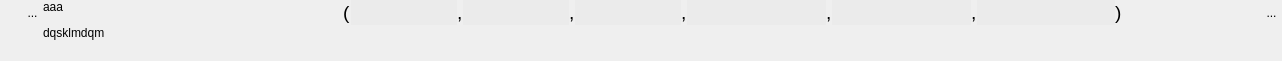
<?xml version="1.0" encoding="UTF-8"?>
<ui version="4.0">
 <class>WidgetTuple6</class>
 <widget class="QWidget" name="WidgetTuple6">
  <property name="geometry">
   <rect>
    <x>0</x>
    <y>0</y>
    <width>1282</width>
    <height>61</height>
   </rect>
  </property>
  <property name="sizePolicy">
   <sizepolicy hsizetype="Preferred" vsizetype="Minimum">
    <horstretch>0</horstretch>
    <verstretch>0</verstretch>
   </sizepolicy>
  </property>
  <property name="minimumSize">
   <size>
    <width>0</width>
    <height>0</height>
   </size>
  </property>
  <property name="windowTitle">
   <string>Form</string>
  </property>
  <layout class="QHBoxLayout" name="horizontalLayout_3">
   <property name="spacing">
    <number>0</number>
   </property>
   <property name="leftMargin">
    <number>1</number>
   </property>
   <property name="topMargin">
    <number>0</number>
   </property>
   <property name="rightMargin">
    <number>0</number>
   </property>
   <property name="bottomMargin">
    <number>1</number>
   </property>
   <item>
    <layout class="QVBoxLayout" name="verticalLayout_2">
     <property name="spacing">
      <number>0</number>
     </property>
     <item>
      <layout class="QHBoxLayout" name="horizontalLayout_2">
       <property name="spacing">
        <number>0</number>
       </property>
       <property name="sizeConstraint">
        <enum>QLayout::SetFixedSize</enum>
       </property>
       <item>
        <spacer name="horizontalSpacer_3">
         <property name="orientation">
          <enum>Qt::Horizontal</enum>
         </property>
         <property name="sizeType">
          <enum>QSizePolicy::Fixed</enum>
         </property>
         <property name="sizeHint" stdset="0">
          <size>
           <width>21</width>
           <height>20</height>
          </size>
         </property>
        </spacer>
       </item>
       <item>
        <widget class="MonBoutonValide" name="RBValide">
         <property name="minimumSize">
          <size>
           <width>21</width>
           <height>25</height>
          </size>
         </property>
         <property name="maximumSize">
          <size>
           <width>21</width>
           <height>25</height>
          </size>
         </property>
         <property name="focusPolicy">
          <enum>Qt::ClickFocus</enum>
         </property>
         <property name="toolTip">
          <string>Affiche le rapport de validation du mot-clef</string>
         </property>
         <property name="styleSheet">
          <string notr="true">border : 0px</string>
         </property>
         <property name="text">
          <string>...</string>
         </property>
         <property name="icon">
          <iconset>
           <normaloff>../Editeur/icons/ast-green-ball.png</normaloff>../Editeur/icons/ast-green-ball.png</iconset>
         </property>
         <property name="iconSize">
          <size>
           <width>25</width>
           <height>25</height>
          </size>
         </property>
        </widget>
       </item>
      </layout>
     </item>
     <item>
      <spacer name="verticalSpacer_2">
       <property name="orientation">
        <enum>Qt::Vertical</enum>
       </property>
       <property name="sizeHint" stdset="0">
        <size>
         <width>20</width>
         <height>5</height>
        </size>
       </property>
      </spacer>
     </item>
    </layout>
   </item>
   <item>
    <widget class="MonLabelClic" name="label">
     <property name="sizePolicy">
      <sizepolicy hsizetype="Fixed" vsizetype="Preferred">
       <horstretch>0</horstretch>
       <verstretch>0</verstretch>
      </sizepolicy>
     </property>
     <property name="minimumSize">
      <size>
       <width>300</width>
       <height>25</height>
      </size>
     </property>
     <property name="maximumSize">
      <size>
       <width>178</width>
       <height>16777215</height>
      </size>
     </property>
     <property name="frameShape">
      <enum>QFrame::NoFrame</enum>
     </property>
     <property name="text">
      <string>&lt;html&gt;&lt;head/&gt;&lt;body&gt;&lt;p&gt;aaa&lt;/p&gt;&lt;p&gt;dqsklmdqm&lt;/p&gt;&lt;/body&gt;&lt;/html&gt;</string>
     </property>
     <property name="scaledContents">
      <bool>false</bool>
     </property>
     <property name="alignment">
      <set>Qt::AlignLeading|Qt::AlignLeft|Qt::AlignTop</set>
     </property>
    </widget>
   </item>
   <item>
    <layout class="QVBoxLayout" name="verticalLayout">
     <item>
      <layout class="QHBoxLayout" name="horizontalLayout">
       <item>
        <widget class="QLabel" name="label_2">
         <property name="text">
          <string>&lt;html&gt;&lt;head/&gt;&lt;body&gt;&lt;p&gt;&lt;span style=&quot; font-size:14pt;&quot;&gt;(&lt;/span&gt;&lt;/p&gt;&lt;/body&gt;&lt;/html&gt;</string>
         </property>
        </widget>
       </item>
       <item>
        <widget class="QLineEdit" name="lineEditVal1">
         <property name="sizePolicy">
          <sizepolicy hsizetype="Preferred" vsizetype="Fixed">
           <horstretch>0</horstretch>
           <verstretch>0</verstretch>
          </sizepolicy>
         </property>
         <property name="minimumSize">
          <size>
           <width>0</width>
           <height>25</height>
          </size>
         </property>
         <property name="maximumSize">
          <size>
           <width>805</width>
           <height>16777215</height>
          </size>
         </property>
         <property name="styleSheet">
          <string notr="true">background:rgb(235,235,235);
border:0px;</string>
         </property>
        </widget>
       </item>
       <item>
        <widget class="QLabel" name="label_4">
         <property name="text">
          <string>&lt;html&gt;&lt;head/&gt;&lt;body&gt;&lt;p&gt;&lt;span style=&quot; font-size:14pt;&quot;&gt;,&lt;/span&gt;&lt;/p&gt;&lt;/body&gt;&lt;/html&gt;</string>
         </property>
        </widget>
       </item>
       <item>
        <widget class="QLineEdit" name="lineEditVal2">
         <property name="sizePolicy">
          <sizepolicy hsizetype="Preferred" vsizetype="Fixed">
           <horstretch>0</horstretch>
           <verstretch>0</verstretch>
          </sizepolicy>
         </property>
         <property name="minimumSize">
          <size>
           <width>0</width>
           <height>25</height>
          </size>
         </property>
         <property name="maximumSize">
          <size>
           <width>805</width>
           <height>16777215</height>
          </size>
         </property>
         <property name="focusPolicy">
          <enum>Qt::StrongFocus</enum>
         </property>
         <property name="styleSheet">
          <string notr="true">background:rgb(235,235,235);
border:0px;</string>
         </property>
        </widget>
       </item>
       <item>
        <widget class="QLabel" name="label_3">
         <property name="text">
          <string>&lt;html&gt;&lt;head/&gt;&lt;body&gt;&lt;p&gt;&lt;span style=&quot; font-size:14pt;&quot;&gt;,&lt;/span&gt;&lt;/p&gt;&lt;/body&gt;&lt;/html&gt;</string>
         </property>
        </widget>
       </item>
       <item>
        <widget class="QLineEdit" name="lineEditVal3">
         <property name="sizePolicy">
          <sizepolicy hsizetype="Preferred" vsizetype="Fixed">
           <horstretch>0</horstretch>
           <verstretch>0</verstretch>
          </sizepolicy>
         </property>
         <property name="minimumSize">
          <size>
           <width>0</width>
           <height>25</height>
          </size>
         </property>
         <property name="maximumSize">
          <size>
           <width>805</width>
           <height>16777215</height>
          </size>
         </property>
         <property name="focusPolicy">
          <enum>Qt::StrongFocus</enum>
         </property>
         <property name="styleSheet">
          <string notr="true">background:rgb(235,235,235);
border:0px;</string>
         </property>
        </widget>
       </item>
       <item>
        <widget class="QLabel" name="label_8">
         <property name="text">
          <string>&lt;html&gt;&lt;head/&gt;&lt;body&gt;&lt;p&gt;&lt;span style=&quot; font-size:14pt;&quot;&gt;,&lt;/span&gt;&lt;/p&gt;&lt;/body&gt;&lt;/html&gt;</string>
         </property>
        </widget>
       </item>
       <item>
        <widget class="LECustomTuple" name="lineEditVal_4">
         <property name="sizePolicy">
          <sizepolicy hsizetype="Expanding" vsizetype="Fixed">
           <horstretch>0</horstretch>
           <verstretch>0</verstretch>
          </sizepolicy>
         </property>
         <property name="minimumSize">
          <size>
           <width>0</width>
           <height>25</height>
          </size>
         </property>
         <property name="maximumSize">
          <size>
           <width>10000</width>
           <height>16777215</height>
          </size>
         </property>
         <property name="focusPolicy">
          <enum>Qt::StrongFocus</enum>
         </property>
         <property name="styleSheet">
          <string notr="true">background:rgb(235,235,235);
border:0px;</string>
         </property>
        </widget>
       </item>
       <item>
        <widget class="QLabel" name="label_9">
         <property name="text">
          <string>&lt;html&gt;&lt;head/&gt;&lt;body&gt;&lt;p&gt;&lt;span style=&quot; font-size:14pt;&quot;&gt;,&lt;/span&gt;&lt;/p&gt;&lt;/body&gt;&lt;/html&gt;</string>
         </property>
        </widget>
       </item>
       <item>
        <widget class="LECustomTuple" name="lineEditVal_5">
         <property name="sizePolicy">
          <sizepolicy hsizetype="Expanding" vsizetype="Fixed">
           <horstretch>0</horstretch>
           <verstretch>0</verstretch>
          </sizepolicy>
         </property>
         <property name="minimumSize">
          <size>
           <width>0</width>
           <height>25</height>
          </size>
         </property>
         <property name="maximumSize">
          <size>
           <width>10000</width>
           <height>16777215</height>
          </size>
         </property>
         <property name="focusPolicy">
          <enum>Qt::StrongFocus</enum>
         </property>
         <property name="styleSheet">
          <string notr="true">background:rgb(235,235,235);
border:0px;</string>
         </property>
        </widget>
       </item>
       <item>
        <widget class="QLabel" name="label_10">
         <property name="text">
          <string>&lt;html&gt;&lt;head/&gt;&lt;body&gt;&lt;p&gt;&lt;span style=&quot; font-size:14pt;&quot;&gt;,&lt;/span&gt;&lt;/p&gt;&lt;/body&gt;&lt;/html&gt;</string>
         </property>
        </widget>
       </item>
       <item>
        <widget class="LECustomTuple" name="lineEditVal_6">
         <property name="sizePolicy">
          <sizepolicy hsizetype="Expanding" vsizetype="Fixed">
           <horstretch>0</horstretch>
           <verstretch>0</verstretch>
          </sizepolicy>
         </property>
         <property name="minimumSize">
          <size>
           <width>0</width>
           <height>25</height>
          </size>
         </property>
         <property name="maximumSize">
          <size>
           <width>10000</width>
           <height>16777215</height>
          </size>
         </property>
         <property name="focusPolicy">
          <enum>Qt::StrongFocus</enum>
         </property>
         <property name="styleSheet">
          <string notr="true">background:rgb(235,235,235);
border:0px;</string>
         </property>
        </widget>
       </item>
       <item>
        <widget class="QLabel" name="label_5">
         <property name="text">
          <string>&lt;html&gt;&lt;head/&gt;&lt;body&gt;&lt;p&gt;&lt;span style=&quot; font-size:14pt;&quot;&gt;)&lt;/span&gt;&lt;/p&gt;&lt;/body&gt;&lt;/html&gt;</string>
         </property>
        </widget>
       </item>
       <item>
        <spacer name="horizontalSpacer">
         <property name="orientation">
          <enum>Qt::Horizontal</enum>
         </property>
         <property name="sizeHint" stdset="0">
          <size>
           <width>40</width>
           <height>20</height>
          </size>
         </property>
        </spacer>
       </item>
       <item>
        <widget class="QToolButton" name="RBPoubelle">
         <property name="minimumSize">
          <size>
           <width>21</width>
           <height>25</height>
          </size>
         </property>
         <property name="maximumSize">
          <size>
           <width>21</width>
           <height>25</height>
          </size>
         </property>
         <property name="focusPolicy">
          <enum>Qt::ClickFocus</enum>
         </property>
         <property name="toolTip">
          <string>Détruit le mot-clef</string>
         </property>
         <property name="styleSheet">
          <string notr="true">border : 0px</string>
         </property>
         <property name="text">
          <string>...</string>
         </property>
         <property name="icon">
          <iconset>
           <normaloff>../Editeur/icons/deleteRond.png</normaloff>../Editeur/icons/deleteRond.png</iconset>
         </property>
         <property name="iconSize">
          <size>
           <width>25</width>
           <height>25</height>
          </size>
         </property>
        </widget>
       </item>
      </layout>
     </item>
     <item>
      <spacer name="verticalSpacer">
       <property name="orientation">
        <enum>Qt::Vertical</enum>
       </property>
       <property name="sizeHint" stdset="0">
        <size>
         <width>20</width>
         <height>13</height>
        </size>
       </property>
      </spacer>
     </item>
    </layout>
   </item>
  </layout>
 </widget>
 <customwidgets>
  <customwidget>
   <class>MonBoutonValide</class>
   <extends>QToolButton</extends>
   <header>monBoutonValide.h</header>
  </customwidget>
  <customwidget>
   <class>MonLabelClic</class>
   <extends>QLabel</extends>
   <header>monLabelClic.h</header>
  </customwidget>
  <customwidget>
   <class>LECustomTuple</class>
   <extends>QLineEdit</extends>
   <header>gereListe.h</header>
  </customwidget>
 </customwidgets>
 <resources/>
 <connections/>
</ui>
